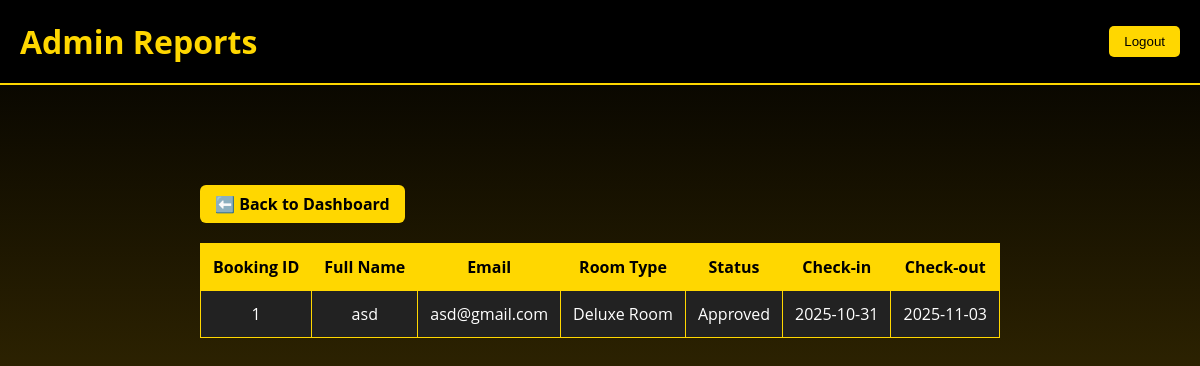
/ivory_palace/admin_reports.php (signed in), run on the app's committed database.
### tables this page shows
CREATE TABLE `hotel_booking` (
  `booking_id` int(11) NOT NULL,
  `user_id` int(11) DEFAULT NULL,
  `email` varchar(255) DEFAULT NULL,
  `room_id` int(11) DEFAULT NULL,
  `check_in_date` date DEFAULT NULL,
  `check_out_date` date DEFAULT NULL,
  `number_of_guest` int(11) DEFAULT NULL,
  `booking_status` varchar(20) DEFAULT 'Pending Payment',
  `total_price` decimal(10,2) DEFAULT NULL,
  `created_at` timestamp NOT NULL DEFAULT current_timestamp()
);

CREATE TABLE `user` (
  `user_id` int(11) NOT NULL,
  `full_name` varchar(100) NOT NULL,
  `email` varchar(100) NOT NULL,
  `password` varchar(255) NOT NULL,
  `user_type` varchar(20) DEFAULT 'customer'
);

CREATE TABLE `room` (
  `room_id` int(11) NOT NULL,
  `room_type` varchar(50) DEFAULT NULL,
  `price_per_night` decimal(10,2) DEFAULT NULL,
  `room_status` varchar(20) DEFAULT 'available'
);

### ivory_palace/admin_reports.php (the view, shortened to what this page needs)
<?php
include 'db_connect.php';
$sql = "SELECT b.*, u.email, u.full_name, r.room_type
        FROM hotel_booking b
        JOIN user u ON b.user_id = u.user_id
        LEFT JOIN room r ON b.room_id = r.room_id
        ORDER BY b.booking_id DESC";
$result = $conn->query($sql);
?>
<!DOCTYPE html>
<html lang="en">
<head>
<link rel="stylesheet" href="style.css">
</head>
<body>
<header>
<h1>Admin Reports</h1>
<form action="logout.php" method="POST">
<button type="submit" class="logout-btn">Logout</button>
</form>
</header>
<main class="main-content">
<a href="admin_dashboard.php" class="back-btn">⬅️ Back to Dashboard</a>
<table>
<tr>
    <th>Booking ID</th>
    <th>Full Name</th>
    <th>Email</th>
    <th>Room Type</th>
    <th>Status</th>
    <th>Check-in</th>
    <th>Check-out</th>
</tr>
<?php if($result->num_rows > 0): ?>
    <?php while($row = $result->fetch_assoc()): ?>
<tr>
    <td><?= $row['booking_id'] ?></td>
    <td><?= $row['full_name'] ?></td>
    <td><?= $row['email'] ?></td>
    <td><?= $row['room_type'] ?? 'N/A' ?></td>
    <td><?= $row['booking_status'] ?></td>
    <td><?= $row['check_in_date'] ?></td>
    <td><?= $row['check_out_date'] ?></td>
</tr>
    <?php endwhile; ?>
<?php else: ?>
<tr><td colspan="7">No bookings found.</td></tr>
<?php endif; ?>
</table>
</main>
</body>

### ivory_palace/style.css (style rules this page uses)
body { font-family: 'Segoe UI', Tahoma, Geneva, Verdana, sans-serif; background: linear-gradient(to bottom, #000000 0%, #1a1a1a 40%, #c8c6ba 100%); min-height: 100vh; color: #EEEEEE; margin: 0; padding: 0; height: 100%; display: flex; flex-direction: column; }
main { flex: 1; }
header { padding: 1rem; display: flex; justify-content: center; align-items: center; color: #EEEEEE; position: relative; }
:root { --line-thickness: 10px; --line-gap: 20px; }

### ivory_palace/admin_reports.php (style rules this page uses)
body { font-family: 'Open Sans', sans-serif; background: linear-gradient(to bottom, #000, #302501ff, #857100ff); color: #fff; margin:0; padding:0; }
header { display:flex; justify-content: space-between; align-items:center; padding:20px; background:#000; border-bottom:2px solid #ffd700; }
header h1 { color:#ffd700; margin:0; }
.logout-btn { background:#ffd700; color:#000; border:none; padding:8px 15px; border-radius:5px; cursor:pointer; }
.main-content { max-width:1200px; margin:100px auto 30px auto; padding:0 20px; }
table { width:100%; border-collapse:collapse; background: #252525ff; }
th, td { padding:12px; border:1px solid #ffd700; text-align:center; }
th { background: #ffd700; color: #000; }
td { background:#222; }
.back-btn { display: inline-block; margin-bottom: 20px; padding: 8px 15px; background: #ffd700; color: #000; border-radius: 6px; text-decoration: none; font-weight: bold; transition: 0.3s; }

### data on the page
hotel_booking: booking_id "1", user.full_name "asd", user.email "asd@gmail.com", room.room_type "Deluxe Room", booking_status "Approved", check_in_date "2025-10-31", check_out_date "2025-11-03"
